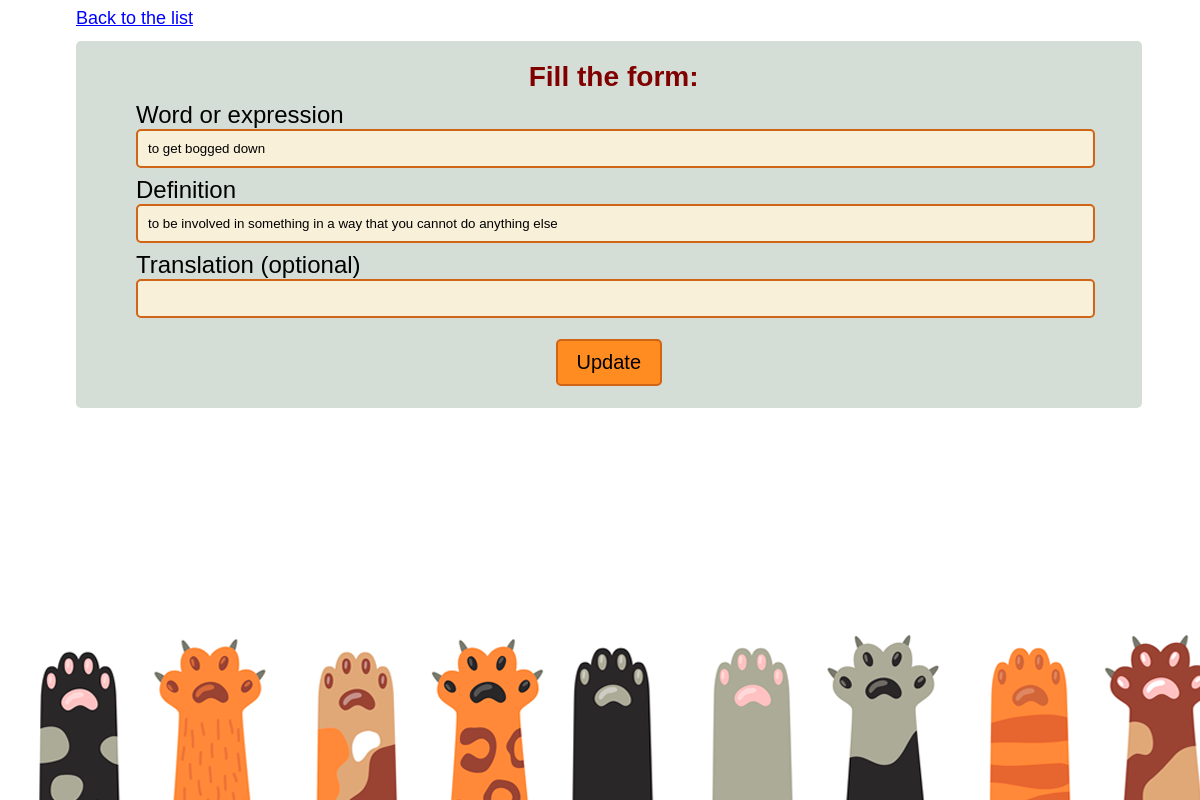
The page /edit_word/19/ on the database its author committed.
### tables this page shows
CREATE TABLE vocabulary (
    word_id INTEGER NOT NULL PRIMARY KEY AUTOINCREMENT,
    word VARCHAR NOT NULL,
    description VARCHAR NOT NULL,
    word_translation VARCHAR
);

### main.py (the view, shortened to what this page needs)
@app.route("/edit_word/<int:word_id>/", methods=['GET', 'POST'])
def edit_word(word_id):
    if request.method == 'GET':
        edit_word = "Filling form"
        query = 'SELECT * FROM vocabulary WHERE word_id=?;'
        word = query_db(query, (word_id,))[0]
        return render_template('edit_word.html', edit_word=edit_word, word=word)

### main.py (called while the page is built)
def get_db():
    db = getattr(g, '_database', None)
    if db is None:
        db = g._database = sqlite3.connect(DATABASE)
    return db

@app.teardown_appcontext
def close_connection(exception):
    db = getattr(g, '_database', None)
    if db is not None:
        db.close()

def query_db(query, args=(), one=False):
    cur = get_db().execute(query, args)
    rv = cur.fetchall()
    cur.close()
    return (rv[0] if rv else None) if one else rv

### templates/edit_word.html (shortened to what this page needs)
<!DOCTYPE html>
<html lang="en">
<head>
    <link rel="stylesheet" href="/static/edit_word.css">
</head>
<div class="flex flex-center">
    <a href="/word_list/">Back to the list</a>
</div>
<body>
<form class="add_form" name="feedback" method="POST" action="/edit_word/{{word.0}}/">
    <div class="form_caption"><h3>Fill the form:</h3></div>
    <div>Word or expression</div>
    <input type="text" name="word" required="required" value="{{word.1}}">
    <div>Definition</div>
    <input type="text" name="description" required="required" value="{{word.2}}">
    <div>Translation (optional)</div>
    <input type="text" name="translation" value="{{word.3}}">
    <input type="submit" name="submit_btn" value="Update">
</form>
<div class="fixed-footer">
    <div class="container">
        <p><img src="/static/cat_new.png"
                alt="cat"
                align="top"/>
        </p>
    </div>
</div>
</body>
</html>

### static/edit_word.css (style rules this page uses)
a { font-family: "Gill Sans", sans-serif; font-size: 18px; width: 100%; height: 100%; display: flex; color: blue; margin-top: 0; margin-bottom: 2%; margin-left: 8px; }
h3 { font-family: "Gill Sans", sans-serif; width: 95%; height: 100%; text-align: center; color: #800000; padding-top:20px; margin-bottom: 0px; }
.fixed-footer { width: 95%; position: fixed; padding: 0; bottom: -3.8%; margin-left: 24px; margin-bottom: 0; }
.container { margin: 0 auto; }
.add_form { width: 90%; background: #d5ded6; margin-top: -16px; margin-left: 68px; box-sizing: border-box; border-radius: 5px; }
div { font-size: 24px; font-family: "Gill Sans", sans-serif; text-align: left; margin-left: 60px; margin-top: 8px; }
.add_form input { width: 90%; align-items: center; padding: 10px; box-sizing: border-box; border: 2px solid #d16517; border-radius: 5px; background: #F9F0DA; margin-left: 60px; }
.add_form input[type=submit] { font-family: "Gill Sans", sans-serif; width: 10%; margin-left: 45%; font-size: 20px; margin-top: 2%; margin-bottom: 2%; background: #ff8c21; }

### rows shown on the page
vocabulary: word "to get bogged down", description "to be involved in something in a way that you cannot do anything else"
